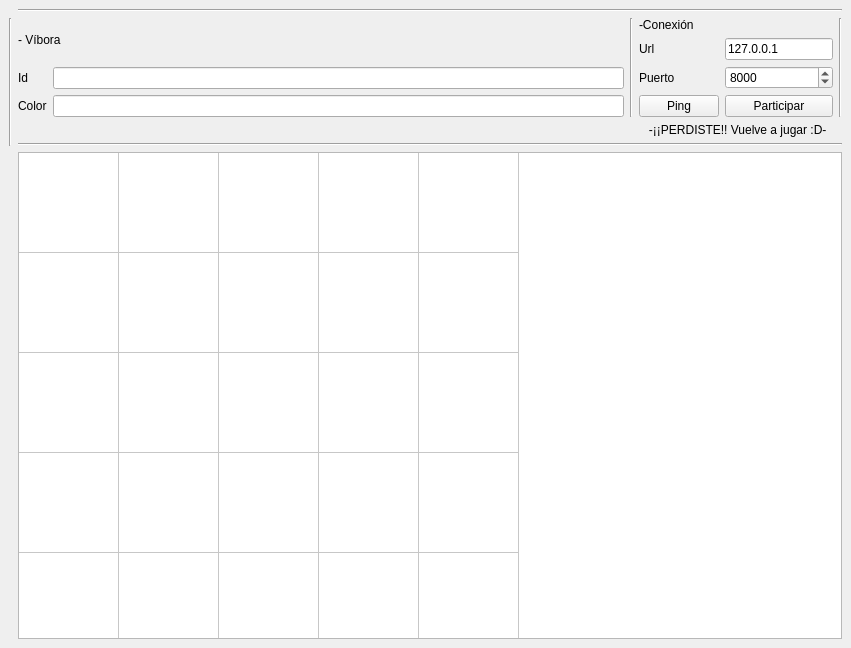
<?xml version="1.0" encoding="UTF-8"?>
<ui version="4.0">
 <class>MainWindow</class>
 <widget class="QMainWindow" name="MainWindow">
  <property name="geometry">
   <rect>
    <x>0</x>
    <y>0</y>
    <width>851</width>
    <height>648</height>
   </rect>
  </property>
  <property name="windowTitle">
   <string>Cliente</string>
  </property>
  <widget class="QWidget" name="centralwidget">
   <layout class="QGridLayout" name="gridLayout_3">
    <item row="1" column="2">
     <widget class="Line" name="line_3">
      <property name="orientation">
       <enum>Qt::Vertical</enum>
      </property>
     </widget>
    </item>
    <item row="1" column="3">
     <layout class="QGridLayout" name="gridLayout_2">
      <item row="2" column="1" colspan="2">
       <widget class="QSpinBox" name="spinBox_4">
        <property name="maximum">
         <number>10000000</number>
        </property>
        <property name="value">
         <number>8000</number>
        </property>
       </widget>
      </item>
      <item row="1" column="1" colspan="2">
       <widget class="QLineEdit" name="lineEdit">
        <property name="text">
         <string>127.0.0.1</string>
        </property>
       </widget>
      </item>
      <item row="4" column="1" colspan="2">
       <widget class="QPushButton" name="pushButton">
        <property name="text">
         <string>Participar</string>
        </property>
       </widget>
      </item>
      <item row="0" column="0" colspan="2">
       <widget class="QLabel" name="label_5">
        <property name="text">
         <string>-Conexión</string>
        </property>
       </widget>
      </item>
      <item row="4" column="0">
       <widget class="QPushButton" name="pushButton_2">
        <property name="text">
         <string>Ping</string>
        </property>
       </widget>
      </item>
      <item row="1" column="0">
       <widget class="QLabel" name="label_6">
        <property name="text">
         <string>Url</string>
        </property>
       </widget>
      </item>
      <item row="2" column="0">
       <widget class="QLabel" name="label_7">
        <property name="text">
         <string>Puerto</string>
        </property>
       </widget>
      </item>
     </layout>
    </item>
    <item row="1" column="4">
     <widget class="Line" name="line_5">
      <property name="orientation">
       <enum>Qt::Vertical</enum>
      </property>
     </widget>
    </item>
    <item row="1" column="1">
     <layout class="QGridLayout" name="gridLayout">
      <item row="2" column="1">
       <widget class="QLineEdit" name="lineEdit_2"/>
      </item>
      <item row="2" column="0">
       <widget class="QLabel" name="label_2">
        <property name="text">
         <string>Id</string>
        </property>
       </widget>
      </item>
      <item row="3" column="0">
       <widget class="QLabel" name="label_4">
        <property name="text">
         <string>Color</string>
        </property>
       </widget>
      </item>
      <item row="3" column="1">
       <widget class="QLineEdit" name="lineEdit_3"/>
      </item>
      <item row="0" column="0" colspan="2">
       <widget class="QLabel" name="label">
        <property name="text">
         <string>- Víbora </string>
        </property>
       </widget>
      </item>
     </layout>
    </item>
    <item row="0" column="1" colspan="4">
     <widget class="Line" name="line">
      <property name="orientation">
       <enum>Qt::Horizontal</enum>
      </property>
     </widget>
    </item>
    <item row="1" column="0" rowspan="3">
     <widget class="Line" name="line_2">
      <property name="orientation">
       <enum>Qt::Vertical</enum>
      </property>
     </widget>
    </item>
    <item row="4" column="1" colspan="4">
     <widget class="QTableWidget" name="tableWidget">
      <property name="verticalScrollBarPolicy">
       <enum>Qt::ScrollBarAlwaysOff</enum>
      </property>
      <property name="horizontalScrollBarPolicy">
       <enum>Qt::ScrollBarAlwaysOff</enum>
      </property>
      <property name="selectionMode">
       <enum>QAbstractItemView::NoSelection</enum>
      </property>
      <property name="rowCount">
       <number>5</number>
      </property>
      <property name="columnCount">
       <number>5</number>
      </property>
      <attribute name="horizontalHeaderVisible">
       <bool>false</bool>
      </attribute>
      <attribute name="horizontalHeaderMinimumSectionSize">
       <number>5</number>
      </attribute>
      <attribute name="verticalHeaderVisible">
       <bool>false</bool>
      </attribute>
      <attribute name="verticalHeaderDefaultSectionSize">
       <number>100</number>
      </attribute>
      <attribute name="verticalHeaderMinimumSectionSize">
       <number>5</number>
      </attribute>
      <row/>
      <row/>
      <row/>
      <row/>
      <row/>
      <column/>
      <column/>
      <column/>
      <column/>
      <column/>
     </widget>
    </item>
    <item row="3" column="1" colspan="4">
     <widget class="Line" name="line_4">
      <property name="orientation">
       <enum>Qt::Horizontal</enum>
      </property>
     </widget>
    </item>
    <item row="2" column="3">
     <widget class="QLabel" name="label_3">
      <property name="text">
       <string>   -¡¡PERDISTE!! Vuelve a jugar :D-</string>
      </property>
     </widget>
    </item>
   </layout>
  </widget>
 </widget>
 <resources/>
 <connections>
  <connection>
   <sender>pushButton</sender>
   <signal>clicked()</signal>
   <receiver>pushButton</receiver>
   <slot>hide()</slot>
   <hints>
    <hint type="sourcelabel">
     <x>758</x>
     <y>121</y>
    </hint>
    <hint type="destinationlabel">
     <x>758</x>
     <y>121</y>
    </hint>
   </hints>
  </connection>
 </connections>
</ui>
